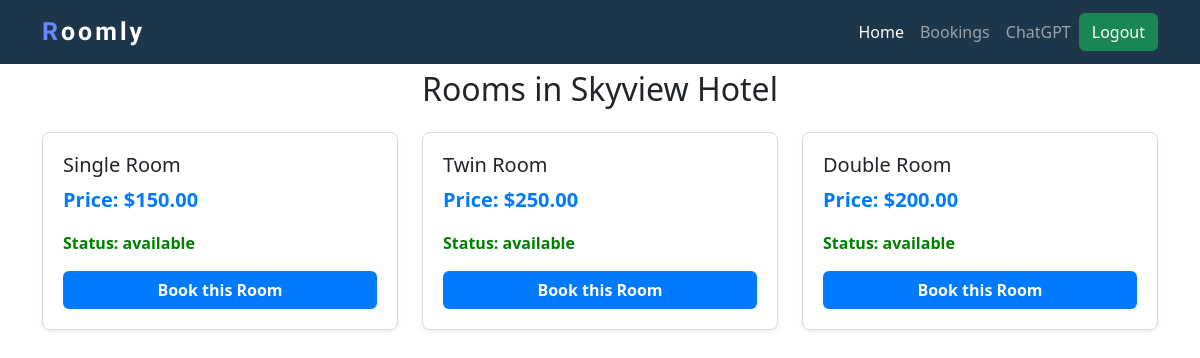
Page /rooms.php?hotel_id=20 on the committed database.
### tables this page shows
CREATE TABLE `hotels` (
  `id` int(11) NOT NULL,
  `hotel_name` varchar(255) DEFAULT NULL,
  `description` text DEFAULT NULL,
  `latitude` decimal(10,6) DEFAULT NULL,
  `longitude` decimal(10,6) DEFAULT NULL,
  `country_id` int(11) NOT NULL,
  `user_id` int(11) DEFAULT NULL,
  `created_at` timestamp NOT NULL DEFAULT current_timestamp()
);

CREATE TABLE `rooms` (
  `id` int(11) NOT NULL,
  `hotel_id` int(11) DEFAULT NULL,
  `room_type` varchar(255) DEFAULT NULL,
  `price` decimal(10,2) DEFAULT NULL,
  `status` enum('available','booked') DEFAULT 'available',
  `booked_from` date DEFAULT NULL,
  `booked_to` date DEFAULT NULL
);

### rooms.php (the view, shortened to what this page needs)
<?php
include 'db.php';
$hotel_id = $_GET['hotel_id'];
$stmt_rooms = $pdo->prepare("SELECT * FROM rooms WHERE hotel_id = :hotel_id");
$stmt_rooms->execute(['hotel_id' => $hotel_id]);
$rooms = $stmt_rooms->fetchAll();
$stmt_hotel = $pdo->prepare("SELECT * FROM hotels WHERE id = :hotel_id");
$stmt_hotel->execute(['hotel_id' => $hotel_id]);
$hotel = $stmt_hotel->fetch();
?>
<!DOCTYPE html>
<html lang="en">
<head>
  <link href="https://cdn.jsdelivr.net/npm/bootstrap@5.3.0-alpha1/dist/css/bootstrap.min.css" rel="stylesheet">
</head>
<body>
    <?php
    include 'user_navbar.php';
    ?>
  <div class="container mt-20">
    <h2 class="text-center mb-4">Rooms in <?php echo $hotel['hotel_name']; ?></h2>
    <?php if ($rooms): ?>
      <div class="row">
        <?php foreach ($rooms as $room): ?>
          <div class="col-md-4">
            <div class="room-card shadow-sm">
              <h5 class="mb-2"><?php echo $room['room_type']; ?></h5>
              <p class="room-price">Price: $<?php echo $room['price']; ?></p>
              <p class="room-status">Status: <?php echo $room['status']; ?></p>
              <a href="book_room.php?room_id=<?php echo $room['id']; ?>&hotel_id=<?php echo $hotel_id; ?>" class="btn btn-book w-100">Book this Room</a>
            </div>
          </div>
        <?php endforeach; ?>
      </div>
    <?php else: ?>
      <p class="text-center">No rooms available in this hotel.</p>
    <?php endif; ?>
  </div>
</body>
</html>

### rooms.php (style rules this page uses)
.mt-20 { margin-top:70px; }
.room-card { border: 1px solid #ddd; border-radius: 8px; padding: 20px; margin-bottom: 20px; transition: transform 0.3s ease-in-out; }
.room-price { font-size: 1.25rem; font-weight: bold; color: #007bff; }
.room-status { font-weight: bold; color: green; }
.btn-book { background-color: #007bff; color: white; font-weight: bold; }

### rows in the picture
hotels: hotel_name "Skyview Hotel"
rooms: room_type "Single Room", price "150.00", status "available"
rooms: room_type "Twin Room", price "250.00", status "available"
rooms: room_type "Double Room", price "200.00", status "available"
